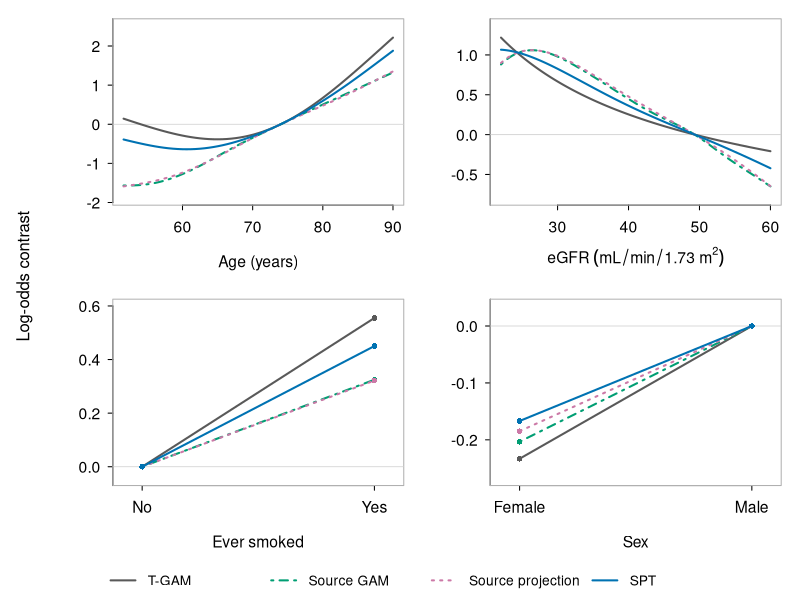
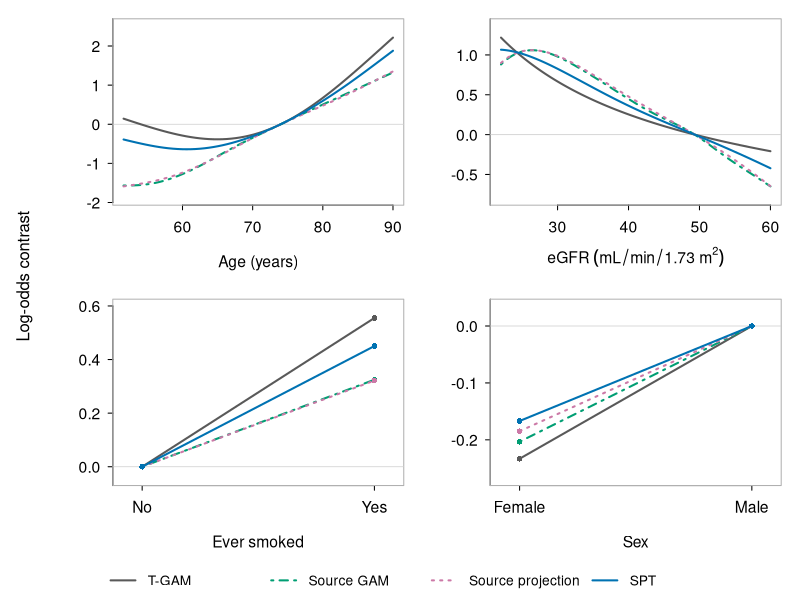

The R source for these figures, in order:
library(data.table)
out <- 'output';dir.create(out,showWarnings=FALSE)
z <- fread('reference/clinical_curves.csv')

cols<-c('T-GAM'='#595959','Source GAM'='#009E73','Source projection'='#CC79A7','SPT'='#0072B2')
methods<-names(cols);types<-c('T-GAM'=1,'Source GAM'=4,'Source projection'=3,'SPT'=1)
render<-function() {
 layout(matrix(c(1,2,3,4,5,5),3,2,byrow=TRUE),heights=c(1,1,.14))
 par(oma=c(0,2.4,0,0),mar=c(4.0,3.6,1.0,1.0),mgp=c(2.5,.65,0),tcl=-.25,family='sans',cex=.94)
 for(pname in c('Age','eGFR','Ever smoked','Sex')) {
  d<-z[z$panel==pname,];binary<-pname %in% c('Ever smoked','Sex')
  yl<-range(c(0,d$mean));pad<-max(diff(yl)*.08,.035);yl<-yl+c(-pad,pad)
  xr<-if(binary)c(-.08,1.08) else range(d$x)
  xl<-switch(pname,Age='Age (years)',eGFR=expression(eGFR~(mL/min/1.73~m^2)),pname)
  plot(NA,xlim=xr,ylim=yl,xlab=xl,ylab='',axes=FALSE)
  axis(2,at=pretty(yl,n=if(pname=='Sex')3 else 4),las=1);if(binary)axis(1,at=c(0,1),labels=if(pname=='Sex')c('Female','Male') else c('No','Yes')) else axis(1)
  box(col='#B0B0B0');abline(h=0,col='#D0D0D0',lwd=.8)
  for(m in methods) {
   q<-d[as.character(d$method)==m,];q<-q[order(x)]
   lines(q$x,q$mean,col=cols[m],lty=types[m],lwd=2)
   if(binary)points(q$x,q$mean,col=cols[m],pch=16,cex=.8)
  }
 }
 par(mar=c(0,0,0,0));plot.new()
 legend('center',legend=methods,col=cols,lty=types,lwd=2,horiz=TRUE,bty='n',cex=.88)
 mtext('Log-odds contrast',side=2,outer=TRUE,line=.65,at=.54,cex=1)
}
pdf(file.path(out,'spt_mechanism_36m_2x2.pdf'),width=8.2,height=6.8,useDingbats=FALSE);render();dev.off()
png(file.path(out,'spt_mechanism_36m_2x2.png'),width=2460,height=2040,res=300);render();dev.off()
